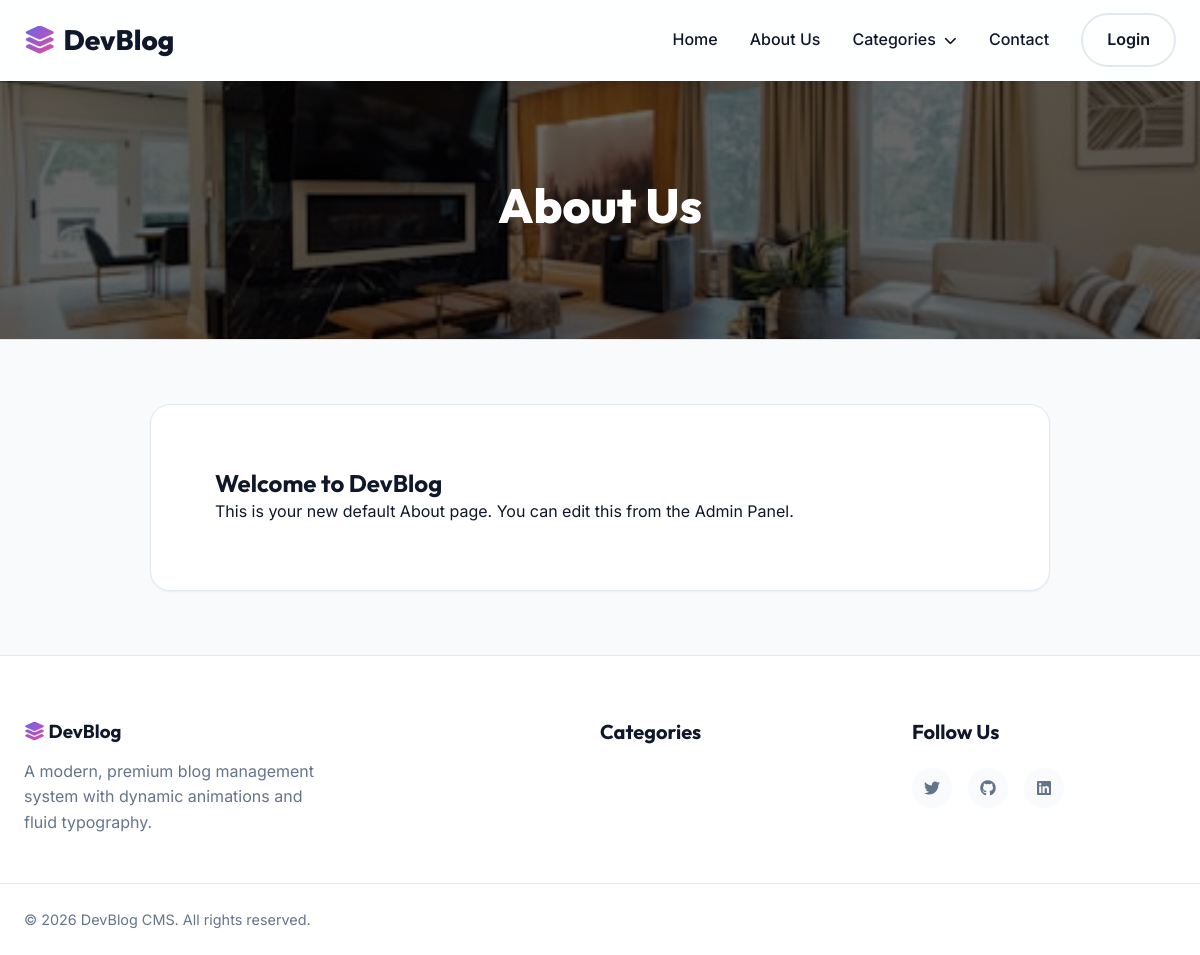
Screenshot of /page.php?slug=about-us with the database file from the repository.
### tables this page shows
CREATE TABLE `settings` (
  `id` int(11) NOT NULL,
  `setting_key` varchar(100) NOT NULL,
  `setting_value` text DEFAULT NULL
);

CREATE TABLE `menus` (
  `id` int(11) NOT NULL,
  `label` varchar(255) NOT NULL,
  `url` varchar(255) NOT NULL,
  `parent_id` int(11) DEFAULT NULL,
  `sort_order` int(11) DEFAULT 0,
  `is_mega_menu` tinyint(1) DEFAULT 0
);

CREATE TABLE `pages` (
  `id` int(11) NOT NULL,
  `title` varchar(255) NOT NULL,
  `slug` varchar(255) NOT NULL,
  `content` longtext NOT NULL,
  `status` enum('draft','published') DEFAULT 'draft',
  `created_at` datetime DEFAULT current_timestamp(),
  `updated_at` datetime DEFAULT current_timestamp() ON UPDATE current_timestamp(),
  `featured_image` varchar(255) DEFAULT NULL,
  `meta_description` text DEFAULT NULL
);

### includes/functions.php (called while the page is built, shortened)
<?php
function is_logged_in() {
    return isset($_SESSION['user_id']);
}
function get_setting($key, $default = '') {
    global $pdo;
    try {
        $stmt = $pdo->prepare("SELECT setting_value FROM settings WHERE setting_key = ?");
        $stmt->execute([$key]);
        $val = $stmt->fetchColumn();
        return $val !== false ? $val : $default;
    } catch (PDOException $e) {
        return $default;
    }
}
?>

### page.php (the view, shortened to what this page needs)
<?php
require_once __DIR__ . '/includes/db.php';
require_once __DIR__ . '/includes/functions.php';
$slug = clean_input($_GET['slug']);
try {
    $stmt = $pdo->prepare("SELECT * FROM pages WHERE slug = ? AND status = 'published'");
    $stmt->execute([$slug]);
    $page = $stmt->fetch();
} catch (PDOException $e) {
    $page = false;
}
require_once __DIR__ . '/includes/header.php';
$hero_style = '';
$text_color = "var(--text-main)";
if (!empty($page['featured_image']) && file_exists(__DIR__ . '/assets/images/uploads/' . $page['featured_image'])) {
    $img_url = 'assets/images/uploads/' . htmlspecialchars($page['featured_image']);
    $hero_style = "background: linear-gradient(rgba(0,0,0,0.6), rgba(0,0,0,0.6)), url('$img_url') no-repeat center center/cover; padding: 6rem 0;";
    $text_color = "white";
} else {
    $hero_style = "background: var(--bg-card); padding: 4rem 0;";
}
?>
<div class="page-header" style="<?php echo $hero_style; ?> border-bottom: 1px solid var(--border); text-align: center;">
    <div class="container">
        <h1 style="font-size: 3rem; font-weight: 800; margin-bottom: 0.5rem; color: <?php echo $text_color; ?>;"><?php echo htmlspecialchars($page['title']); ?></h1>
    </div>
</div>
<div class="container" style="padding: 4rem 1rem;">
    <div class="post-content" style="max-width: 900px; margin: 0 auto; background: var(--bg-card); padding: 4rem; border-radius: var(--radius-lg); box-shadow: var(--shadow-sm); border: 1px solid var(--border); line-height: 1.8;">
        <?php echo $page['content']; ?>
    </div>
</div>
<?php require_once __DIR__ . '/includes/footer.php'; ?>

### includes/header.php (shortened to what this page needs)
<?php
require_once __DIR__ . '/db.php';
require_once __DIR__ . '/functions.php';
try {
    $stmt = $pdo->query("SELECT * FROM menus ORDER BY sort_order ASC");
    $all_menus = $stmt->fetchAll(PDO::FETCH_ASSOC);
} catch (PDOException $e) {
    $all_menus = [];
}
function build_public_menu($elements, $parentId = null) {
    $branch = array();
    foreach ($elements as $element) {
        if ($element['parent_id'] == $parentId) {
            $children = build_public_menu($elements, $element['id']);
            if ($children) {
                $element['children'] = $children;
            }
            $branch[] = $element;
        }
    }
    return $branch;
}
$menu_tree = build_public_menu($all_menus);
function render_public_menu($tree) {
    foreach ($tree as $item) {
        $has_children = !empty($item['children']);
        if ($has_children) {
            if ($item['is_mega_menu']) {
                echo '<div class="dropdown mega-dropdown">';
                echo '<a href="' . htmlspecialchars($item['url']) . '" class="nav-link dropdown-toggle">' . htmlspecialchars($item['label']) . ' <i class="fas fa-chevron-down" style="font-size: 0.8rem; margin-left: 0.25rem;"></i></a>';
                echo '</div>';
            }
        } else {
            echo '<a href="' . htmlspecialchars($item['url']) . '" class="nav-link">' . htmlspecialchars($item['label']) . '</a>';
        }
    }
}
?>
<!DOCTYPE html>
<html lang="en">
<head>
    <link rel="stylesheet" href="https://cdnjs.cloudflare.com/ajax/libs/font-awesome/6.4.0/css/all.min.css">
    <link rel="stylesheet" href="assets/css/style.css?v=1.1">
</head>
<body>
    <nav class="navbar" style="position: sticky; top: 0; z-index: 1000; position: -webkit-sticky;">
        <div class="container nav-container" style="position: relative;">
            <a href="index.php" class="brand">
                <i class="fas fa-layer-group text-gradient"></i> <?php echo htmlspecialchars(get_setting('site_title', 'DevBlog')); ?>
            </a>
            <div class="nav-links">
                <?php
                if (empty($menu_tree)) {
                    echo '<a href="index.php" class="nav-link">Home</a>';
                } else {
                    render_public_menu($menu_tree);
                }
                ?>
                <?php if (is_logged_in()): ?>
                    <a href="admin/index.php" class="btn btn-primary btn-rounded">Dashboard</a>
                <?php else: ?>
                    <a href="admin/login.php" class="btn btn-outline btn-rounded">Login</a>
                <?php endif; ?>
            </div>
        </div>
    </nav>
    <main class="main-content">

### includes/footer.php (shortened to what this page needs)
    </main>
    <footer class="footer">
        <div class="container footer-container">
            <div class="footer-brand">
                <h3><i class="fas fa-layer-group text-gradient"></i> <?php echo htmlspecialchars(get_setting('site_title', 'DevBlog')); ?></h3>
                <p><?php echo htmlspecialchars(get_setting('site_description', 'A modern, premium blog management system.')); ?></p>
            </div>
            <div class="footer-links">
                <h4>Categories</h4>
            </div>
            <div class="footer-social">
                <h4>Follow Us</h4>
                <div class="social-icons">
                    <a href="#"><i class="fab fa-twitter"></i></a>
                    <a href="#"><i class="fab fa-github"></i></a>
                    <a href="#"><i class="fab fa-linkedin"></i></a>
                </div>
            </div>
        </div>
        <div class="footer-bottom">
            <div class="container">
                <p>&copy; <?php echo date('Y'); ?> <?php echo htmlspecialchars(get_setting('footer_text', 'DevBlog CMS. All rights reserved.')); ?></p>
            </div>
        </div>
    </footer>
</body>
</html>

### assets/css/style.css (style rules this page uses)
:root { --primary: #6366F1; --primary-light: #818CF8; --primary-dark: #4F46E5; --secondary: #EC4899; --bg-main: #F8FAFC; --bg-card: #FFFFFF; --text-main: #0F172A; --text-muted: #64748B; --border: #E2E8F0; --shadow-sm: 0 1px 2px 0 rgba(0, 0, 0, 0.05); --shadow-md: 0 4px 6px -1px rgba(0, 0, 0, 0.1), 0 2px 4px -1px rgba(0, 0, 0, 0.06); --shadow-lg: 0 10px 15px -3px rgba(0, 0, 0, 0.1), 0 4px 6px -2px rgba(0, 0, 0, 0.05); --shadow-hover: 0 20px 25px -5px rgba(0, 0, 0, 0.1), 0 10px 10px -5px rgba(0, 0, 0, 0.04); --radius-md: 12px; --radius-lg: 20px; }
* { margin: 0; padding: 0; box-sizing: border-box; }
body { font-family: 'Inter', sans-serif; background-color: var(--bg-main); color: var(--text-main); line-height: 1.6; overflow-x: hidden; }
h1, h2, h3, h4, h5, h6 { font-family: 'Outfit', sans-serif; font-weight: 700; line-height: 1.2; color: var(--text-main); }
a { text-decoration: none; color: var(--primary); transition: color 0.3s ease; }
.container { max-width: 1200px; margin: 0 auto; padding: 0 1.5rem; }
.text-gradient { background: linear-gradient(135deg, var(--primary), var(--secondary)); -webkit-background-clip: text; -webkit-text-fill-color: transparent; background-clip: text; }
.navbar { background: rgba(255, 255, 255, 0.85); backdrop-filter: blur(12px); -webkit-backdrop-filter: blur(12px); border-bottom: 1px solid rgba(255, 255, 255, 0.2); position: sticky; top: 0; z-index: 1000; box-shadow: var(--shadow-sm); }
.nav-container { display: flex; justify-content: space-between; align-items: center; height: 5rem; }
.brand { font-size: 1.75rem; font-family: 'Outfit', sans-serif; font-weight: 800; color: var(--text-main); display: flex; align-items: center; gap: 0.5rem; }
.nav-links { display: flex; align-items: center; gap: 2rem; }
.nav-link { color: var(--text-main); font-weight: 500; position: relative; }
.nav-link::after { content: ''; position: absolute; bottom: -4px; left: 0; width: 0%; height: 2px; background: var(--primary); transition: width 0.3s ease; }
.dropdown { position: relative; }
.btn { display: inline-flex; align-items: center; justify-content: center; padding: 0.75rem 1.5rem; font-weight: 600; font-family: inherit; border-radius: var(--radius-md); transition: all 0.3s cubic-bezier(0.4, 0, 0.2, 1); cursor: pointer; border: none; gap: 0.5rem; }
.btn-outline { background: transparent; color: var(--text-main); border: 2px solid var(--border); }
.btn-rounded { border-radius: 9999px; }
.post-content { padding: 1.5rem; flex: 1; display: flex; flex-direction: column; }
.footer { background: var(--bg-card); border-top: 1px solid var(--border); padding-top: 4rem; }
.footer-container { display: grid; grid-template-columns: 2fr 1fr 1fr; gap: 3rem; margin-bottom: 3rem; }
.footer-brand p { margin-top: 1rem; color: var(--text-muted); max-width: 300px; }
.footer h4 { font-family: 'Outfit'; font-size: 1.25rem; margin-bottom: 1.5rem; }
.social-icons { display: flex; gap: 1rem; }
.social-icons a { width: 40px; height: 40px; border-radius: 50%; background: var(--bg-main); display: flex; align-items: center; justify-content: center; color: var(--text-muted); transition: all 0.3s ease; }
.footer-bottom { border-top: 1px solid var(--border); padding: 1.5rem 0; color: var(--text-muted); font-size: 0.9rem; }

### includes/header.php (style rules this page uses)
.mega-dropdown { position: static; }

### rows the page displays
settings: setting_value "DevBlog"
menus: label "Home"
menus: label "About Us"
menus: label "Categories"
menus: label "Contact"
pages: featured_image (picture), title "About Us", content "Welcome to DevBlog This is your new default About page. You can edit this from the Admin Panel."
settings: setting_value "A modern, premium blog management system with dynamic animations and fluid typography."
settings: setting_value "DevBlog CMS. All rights reserved."
